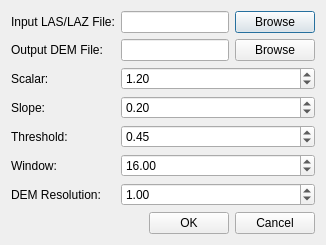
<?xml version="1.0" encoding="UTF-8"?>
<ui version="4.0">
 <class>LidarProcessingDialog</class>
 <widget class="QDialog" name="LidarProcessingDialog">
  <property name="windowTitle">
   <string>LiDAR Processing Parameters</string>
  </property>
  <layout class="QVBoxLayout" name="verticalLayout">
   <item>
    <layout class="QFormLayout" name="formLayout">
     <item row="0" column="0">
      <widget class="QLabel" name="labelInputFile">
       <property name="text">
        <string>Input LAS/LAZ File:</string>
       </property>
      </widget>
     </item>
     <item row="0" column="1">
      <layout class="QHBoxLayout" name="inputFileLayout">
       <item>
        <widget class="QLineEdit" name="lineEditInputFile"/>
       </item>
       <item>
        <widget class="QPushButton" name="btnBrowseInput">
         <property name="text">
          <string>Browse</string>
         </property>
        </widget>
       </item>
      </layout>
     </item>
     <item row="1" column="0">
      <widget class="QLabel" name="labelOutputFile">
       <property name="text">
        <string>Output DEM File:</string>
       </property>
      </widget>
     </item>
     <item row="1" column="1">
      <layout class="QHBoxLayout" name="outputFileLayout">
       <item>
        <widget class="QLineEdit" name="lineEditOutputFile"/>
       </item>
       <item>
        <widget class="QPushButton" name="btnBrowseOutput">
         <property name="text">
          <string>Browse</string>
         </property>
        </widget>
       </item>
      </layout>
     </item>
     <item row="2" column="0">
      <widget class="QLabel" name="labelScalar">
       <property name="text">
        <string>Scalar:</string>
       </property>
      </widget>
     </item>
     <item row="2" column="1">
      <widget class="QDoubleSpinBox" name="spinScalar">
        <property name="minimum">
            <double>0.0</double>
        </property>
        <property name="maximum">
            <double>1000.0</double>
        </property>
       <property name="value">
        <double>1.2</double>
       </property>
       <property name="singleStep">
        <double>0.1</double>
       </property>
      </widget>
     </item>
     <item row="3" column="0">
      <widget class="QLabel" name="labelSlope">
       <property name="text">
        <string>Slope:</string>
       </property>
      </widget>
     </item>
     <item row="3" column="1">
      <widget class="QDoubleSpinBox" name="spinSlope">
       <property name="value">
        <double>0.2</double>
       </property>
       <property name="singleStep">
        <double>0.05</double>
       </property>
      </widget>
     </item>
     <item row="4" column="0">
      <widget class="QLabel" name="labelThreshold">
       <property name="text">
        <string>Threshold:</string>
       </property>
      </widget>
     </item>
     <item row="4" column="1">
      <widget class="QDoubleSpinBox" name="spinThreshold">
       <property name="value">
        <double>0.45</double>
       </property>
       <property name="singleStep">
        <double>0.05</double>
       </property>
      </widget>
     </item>
     <item row="5" column="0">
      <widget class="QLabel" name="labelWindow">
       <property name="text">
        <string>Window:</string>
       </property>
      </widget>
     </item>
     <item row="5" column="1">
      <widget class="QDoubleSpinBox" name="spinWindow">
       <property name="value">
        <double>16.0</double>
       </property>
       <property name="singleStep">
        <double>1.0</double>
       </property>
      </widget>
     </item>
     <item row="6" column="0">
      <widget class="QLabel" name="labelResolution">
       <property name="text">
        <string>DEM Resolution:</string>
       </property>
      </widget>
     </item>
     <item row="6" column="1">
      <widget class="QDoubleSpinBox" name="spinResolution">
       <property name="value">
        <double>1.0</double>
       </property>
       <property name="singleStep">
        <double>0.5</double>
       </property>
      </widget>
     </item>
    </layout>
   </item>
   <!-- <item>
    <widget class="QDialogButtonBox" name="buttonBox">
     <property name="standardButtons">
      <set>QDialogButtonBox.Cancel|QDialogButtonBox.Ok</set>
     </property>
    </widget>
   </item> -->
    <item>
        <layout class="QHBoxLayout" name="buttonLayout">
            <item>
                <spacer name="horizontalSpacer">
                    <property name="orientation">
                        <enum>Qt::Horizontal</enum>
                    </property>
                    <property name="sizeHint" stdset="0">
                        <size>
                            <width>40</width>
                            <height>20</height>
                        </size>
                    </property>
                </spacer>
            </item>
            <item>
                <widget class="QPushButton" name="btnOk">
                    <property name="text">
                        <string>OK</string>
                    </property>
                </widget>
            </item>
            <item>
                <widget class="QPushButton" name="btnCancel">
                    <property name="text">
                        <string>Cancel</string>
                    </property>
                </widget>
            </item>
        </layout>
    </item>
  </layout>
 </widget>
 <resources/>
 <connections/>
</ui>
